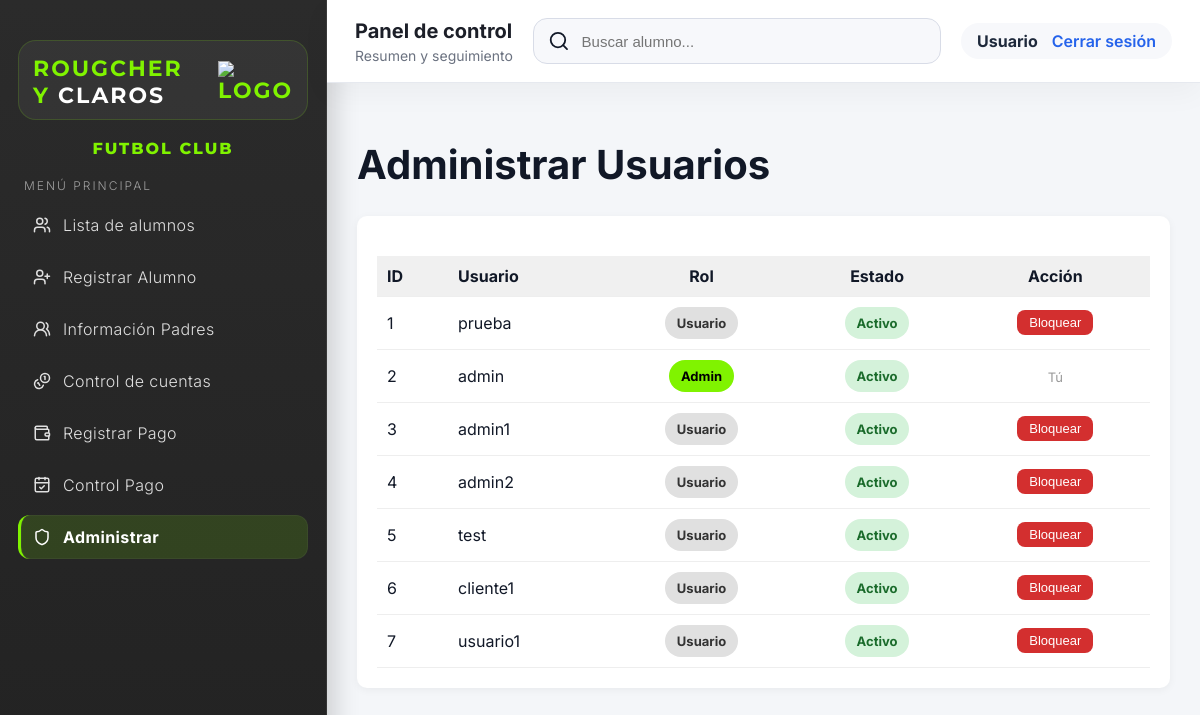
Screenshot of /admin (signed in) with the database file from the repository.
### app/models.py (models this page shows)
class Usuario(db.Model):
    id = db.Column(db.Integer, primary_key=True)
    username = db.Column(db.String(100), unique=True)
    password = db.Column(db.String(200))
    is_admin = db.Column(db.Boolean, default=False)
    blocked = db.Column(db.Boolean, default=False)

### app/routes/admin.py (the view)
@admin_bp.route('/admin')
@admin_required
def panel():
    usuarios = Usuario.query.order_by(Usuario.id).all()
    return render_template('admin.html', usuarios=usuarios)

### app/routes/admin.py (called while the page is built)
def admin_required(f):
    from functools import wraps
    @wraps(f)
    def decorated(*args, **kwargs):
        if 'user_id' not in session:
            return redirect('/login')
        usuario = Usuario.query.get(session['user_id'])
        if not usuario or not usuario.is_admin:
            return redirect('/')
        return f(*args, **kwargs)
    return decorated

### templates/admin.html
{% extends 'base.html' %}
{% block content %}
<h1>Administrar Usuarios</h1>
<div class="card">
    <table style="width:100%; border-collapse: collapse;">
        <thead>
            <tr>
                <th style="text-align:left; padding:10px">ID</th>
                <th style="text-align:left; padding:10px">Usuario</th>
                <th style="text-align:center; padding:10px">Rol</th>
                <th style="text-align:center; padding:10px">Estado</th>
                <th style="text-align:center; padding:10px">Acción</th>
            </tr>
        </thead>
        <tbody>
            {% for u in usuarios %}
            <tr style="border-top:1px solid #eee">
                <td style="padding:10px">{{ u.id }}</td>
                <td style="padding:10px">{{ u.username }}</td>
                <td style="padding:10px; text-align:center">
                    {% if u.is_admin %}
                        <span class="status-badge" style="background:#80F300; color:#000">Admin</span>
                    {% else %}
                        <span class="status-badge" style="background:#e0e0e0; color:#333">Usuario</span>
                    {% endif %}
                </td>
                <td style="padding:10px; text-align:center">
                    {% if u.blocked %}
                        <span class="status-badge status-missed">Bloqueado</span>
                    {% else %}
                        <span class="status-badge status-active">Activo</span>
                    {% endif %}
                </td>
                <td style="padding:10px; text-align:center">
                    {% if u.id != session.user_id %}
                        {% if u.blocked %}
                        <form action="{{ url_for('admin.desbloquear', id=u.id) }}" method="POST" style="display:inline">
                            <button type="submit" class="btn" style="background:#4E9E00; color:#fff; padding:5px 12px; font-size:13px">Desbloquear</button>
                        </form>
                        {% else %}
                        <form action="{{ url_for('admin.bloquear', id=u.id) }}" method="POST" style="display:inline">
                            <button type="submit" class="btn" style="background:#d32f2f; color:#fff; padding:5px 12px; font-size:13px">Bloquear</button>
                        </form>
                        {% endif %}
                    {% else %}
                        <span style="color:#999; font-size:13px">Tú</span>
                    {% endif %}
                </td>
            </tr>
            {% endfor %}
        </tbody>
    </table>
</div>
{% endblock %}

### static/styles.css (style rules this page uses)
:root { --primary-color-green:#80F300; --secondary-color-black:#3B3B3B; --text-color:#66B032 ; --dark-green: #4E9E00; --light-green: #A3FF33; --sidebar-text-color: #E0E0E0; --color-for-hover: #ADADAD; }
body { margin: 0; font-family: 'Inter', system-ui, -apple-system, 'Segoe UI', Roboto, 'Helvetica Neue', Arial; background-color: #f4f6f9; font-weight: 400; color: #111827; }
.card { background: white; padding: 20px; border-radius: 10px; box-shadow: 0px 2px 8px rgba(0,0,0,0.05); }
.card form { justify-content: center; align-items: center; display: flex; flex-direction: column; }
.btn { background: var(--dark-green); color: white; padding: 15px 20px; border-radius: 8px; text-decoration: none; border: none; font-size: 16px; }
table { width: 100%; border-collapse: collapse; margin-top: 20px; }
th { background: #f0f0f0; padding: 12px; }
td { padding: 12px; border-bottom: 1px solid #eee; }
.status-badge { display: inline-flex; align-items: center; justify-content: center; padding: 8px 12px; border-radius: 999px; font-size: 13px; font-weight: 700; }
.status-active { background: #d4f2da; color: #1a6b2b; }
h1 { font-size: 40px; }

### rows the page displays
Usuario: id "1", username "prueba", is_admin "Usuario", blocked "Activo"
Usuario: id "2", username "admin", is_admin "Admin", blocked "Activo", shows "Tú"
Usuario: id "3", username "admin1", is_admin "Usuario", blocked "Activo"
Usuario: id "4", username "admin2", is_admin "Usuario", blocked "Activo"
Usuario: id "5", username "test", is_admin "Usuario", blocked "Activo"
Usuario: id "6", username "cliente1", is_admin "Usuario", blocked "Activo"
Usuario: id "7", username "usuario1", is_admin "Usuario", blocked "Activo"
